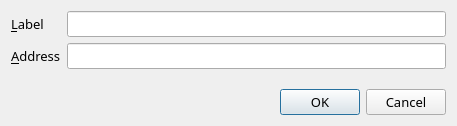
<?xml version="1.0" encoding="UTF-8"?>
<ui version="4.0">
 <class>EditAddressDialog</class>
 <widget class="QDialog" name="EditAddressDialog">
  <property name="geometry">
   <rect>
    <x>0</x>
    <y>0</y>
    <width>457</width>
    <height>126</height>
   </rect>
  </property>
  <property name="windowTitle">
   <string>Edit Address</string>
  </property>
  <layout class="QVBoxLayout" name="verticalLayout">
   <item>
    <layout class="QFormLayout" name="formLayout">
     <property name="fieldGrowthPolicy">
      <enum>QFormLayout::AllNonFixedFieldsGrow</enum>
     </property>
     <item row="0" column="0">
      <widget class="QLabel" name="label">
       <property name="font">
        <font>
         <family>Ubuntu Condensed</family>
         <pointsize>10</pointsize>
        </font>
       </property>
       <property name="text">
        <string>&amp;Label</string>
       </property>
       <property name="buddy">
        <cstring>labelEdit</cstring>
       </property>
      </widget>
     </item>
     <item row="0" column="1">
      <widget class="QLineEdit" name="labelEdit">
       <property name="font">
        <font>
         <family>Ubuntu Condensed</family>
         <pointsize>10</pointsize>
        </font>
       </property>
       <property name="toolTip">
        <string>The label associated with this address book entry</string>
       </property>
      </widget>
     </item>
     <item row="1" column="0">
      <widget class="QLabel" name="label_2">
       <property name="font">
        <font>
         <family>Ubuntu Condensed</family>
         <pointsize>10</pointsize>
        </font>
       </property>
       <property name="text">
        <string>&amp;Address</string>
       </property>
       <property name="buddy">
        <cstring>addressEdit</cstring>
       </property>
      </widget>
     </item>
     <item row="1" column="1">
      <widget class="QLineEdit" name="addressEdit">
       <property name="font">
        <font>
         <family>Ubuntu Condensed</family>
         <pointsize>10</pointsize>
        </font>
       </property>
       <property name="toolTip">
        <string>The address associated with this address book entry. This can only be modified for sending addresses.</string>
       </property>
      </widget>
     </item>
    </layout>
   </item>
   <item>
    <widget class="QDialogButtonBox" name="buttonBox">
     <property name="font">
      <font>
       <family>Ubuntu Condensed</family>
       <pointsize>10</pointsize>
      </font>
     </property>
     <property name="orientation">
      <enum>Qt::Horizontal</enum>
     </property>
     <property name="standardButtons">
      <set>QDialogButtonBox::Cancel|QDialogButtonBox::Ok</set>
     </property>
    </widget>
   </item>
  </layout>
 </widget>
 <resources/>
 <connections>
  <connection>
   <sender>buttonBox</sender>
   <signal>accepted()</signal>
   <receiver>EditAddressDialog</receiver>
   <slot>accept()</slot>
   <hints>
    <hint type="sourcelabel">
     <x>248</x>
     <y>254</y>
    </hint>
    <hint type="destinationlabel">
     <x>157</x>
     <y>274</y>
    </hint>
   </hints>
  </connection>
  <connection>
   <sender>buttonBox</sender>
   <signal>rejected()</signal>
   <receiver>EditAddressDialog</receiver>
   <slot>reject()</slot>
   <hints>
    <hint type="sourcelabel">
     <x>316</x>
     <y>260</y>
    </hint>
    <hint type="destinationlabel">
     <x>286</x>
     <y>274</y>
    </hint>
   </hints>
  </connection>
 </connections>
</ui>
